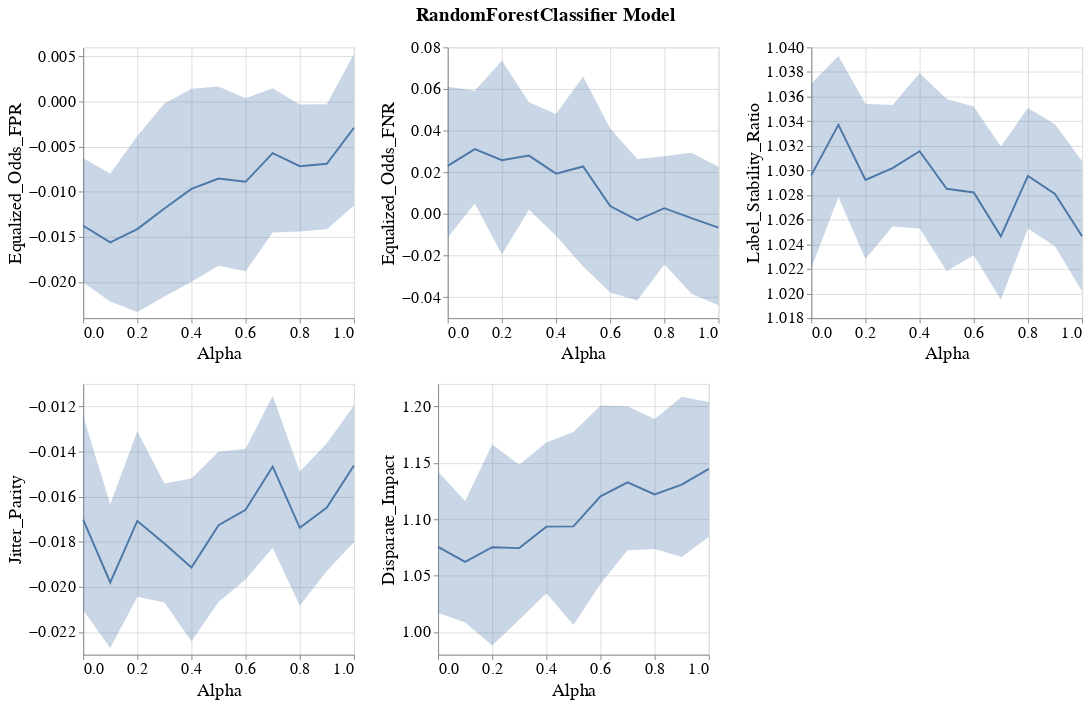

Notebook code cell kept with this figure:
### Markdown cell above
### Line band plots for group metrics

### Code cell
visualizer.create_group_metrics_line_band_plot(group='RAC1P',
                                               model_name=MODEL_NAMES[0],
                                               group_metrics=['Equalized_Odds_FPR', 'Equalized_Odds_FNR', 'Label_Stability_Ratio',
                                                              'Jitter_Parity', 'Disparate_Impact'])
